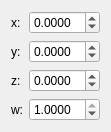
<?xml version="1.0" encoding="UTF-8"?>
<ui version="4.0">
 <class>CoreQuaternionEditorWidget</class>
 <widget class="QWidget" name="CoreQuaternionEditorWidget">
  <property name="geometry">
   <rect>
    <x>0</x>
    <y>0</y>
    <width>111</width>
    <height>116</height>
   </rect>
  </property>
  <property name="windowTitle">
   <string>Form</string>
  </property>
  <layout class="QFormLayout" name="formLayout">
   <item row="0" column="0">
    <widget class="QLabel" name="quaternionXLabel">
     <property name="text">
      <string>x:</string>
     </property>
     <property name="buddy">
      <cstring>quternionXDoubleSpinBox</cstring>
     </property>
    </widget>
   </item>
   <item row="0" column="1">
    <widget class="QDoubleSpinBox" name="quternionXDoubleSpinBox">
     <property name="decimals">
      <number>4</number>
     </property>
     <property name="minimum">
      <double>-1.000000000000000</double>
     </property>
     <property name="maximum">
      <double>1.000000000000000</double>
     </property>
     <property name="singleStep">
      <double>0.001000000000000</double>
     </property>
    </widget>
   </item>
   <item row="1" column="0">
    <widget class="QLabel" name="quaternionYLabel">
     <property name="text">
      <string>y:</string>
     </property>
     <property name="buddy">
      <cstring>quternionYDoubleSpinBox</cstring>
     </property>
    </widget>
   </item>
   <item row="1" column="1">
    <widget class="QDoubleSpinBox" name="quternionYDoubleSpinBox">
     <property name="decimals">
      <number>4</number>
     </property>
     <property name="minimum">
      <double>-1.000000000000000</double>
     </property>
     <property name="maximum">
      <double>1.000000000000000</double>
     </property>
     <property name="singleStep">
      <double>0.001000000000000</double>
     </property>
    </widget>
   </item>
   <item row="2" column="0">
    <widget class="QLabel" name="quaternionZLabel">
     <property name="text">
      <string>z:</string>
     </property>
     <property name="buddy">
      <cstring>quternionZDoubleSpinBox</cstring>
     </property>
    </widget>
   </item>
   <item row="2" column="1">
    <widget class="QDoubleSpinBox" name="quternionZDoubleSpinBox">
     <property name="decimals">
      <number>4</number>
     </property>
     <property name="minimum">
      <double>-1.000000000000000</double>
     </property>
     <property name="maximum">
      <double>1.000000000000000</double>
     </property>
     <property name="singleStep">
      <double>0.001000000000000</double>
     </property>
    </widget>
   </item>
   <item row="3" column="0">
    <widget class="QLabel" name="quaternionWLabel">
     <property name="text">
      <string>w:</string>
     </property>
     <property name="buddy">
      <cstring>quternionWDoubleSpinBox</cstring>
     </property>
    </widget>
   </item>
   <item row="3" column="1">
    <widget class="QDoubleSpinBox" name="quternionWDoubleSpinBox">
     <property name="decimals">
      <number>4</number>
     </property>
     <property name="minimum">
      <double>-1.000000000000000</double>
     </property>
     <property name="maximum">
      <double>1.000000000000000</double>
     </property>
     <property name="singleStep">
      <double>0.001000000000000</double>
     </property>
     <property name="value">
      <double>1.000000000000000</double>
     </property>
    </widget>
   </item>
  </layout>
 </widget>
 <resources/>
 <connections>
  <connection>
   <sender>quternionWDoubleSpinBox</sender>
   <signal>valueChanged(double)</signal>
   <receiver>CoreQuaternionEditorWidget</receiver>
   <slot>updateValue()</slot>
   <hints>
    <hint type="sourcelabel">
     <x>64</x>
     <y>96</y>
    </hint>
    <hint type="destinationlabel">
     <x>55</x>
     <y>57</y>
    </hint>
   </hints>
  </connection>
  <connection>
   <sender>quternionXDoubleSpinBox</sender>
   <signal>valueChanged(double)</signal>
   <receiver>CoreQuaternionEditorWidget</receiver>
   <slot>updateValue()</slot>
   <hints>
    <hint type="sourcelabel">
     <x>64</x>
     <y>18</y>
    </hint>
    <hint type="destinationlabel">
     <x>55</x>
     <y>57</y>
    </hint>
   </hints>
  </connection>
  <connection>
   <sender>quternionYDoubleSpinBox</sender>
   <signal>valueChanged(double)</signal>
   <receiver>CoreQuaternionEditorWidget</receiver>
   <slot>updateValue()</slot>
   <hints>
    <hint type="sourcelabel">
     <x>64</x>
     <y>44</y>
    </hint>
    <hint type="destinationlabel">
     <x>55</x>
     <y>57</y>
    </hint>
   </hints>
  </connection>
  <connection>
   <sender>quternionZDoubleSpinBox</sender>
   <signal>valueChanged(double)</signal>
   <receiver>CoreQuaternionEditorWidget</receiver>
   <slot>updateValue()</slot>
   <hints>
    <hint type="sourcelabel">
     <x>64</x>
     <y>70</y>
    </hint>
    <hint type="destinationlabel">
     <x>55</x>
     <y>57</y>
    </hint>
   </hints>
  </connection>
 </connections>
 <slots>
  <signal>valueChanged(osg::Quat)</signal>
  <slot>setValue(osg::Quat)</slot>
  <slot>updateValue()</slot>
 </slots>
</ui>
